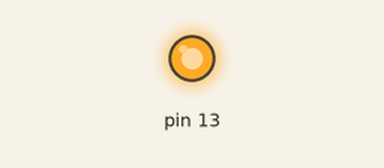
Recording of a sketch running on a simulated Arduino Uno, built with avr-gcc and run on an emulated ATmega328P. Parts: output pins drawn as LEDs (lit = HIGH).

Above: at 0.1 s.
At 10.2 s:
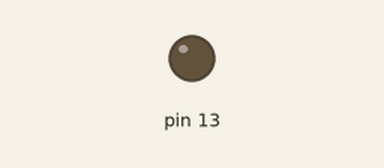
Timing chart, 0 to 11.7 s (numbered marks = the images above):
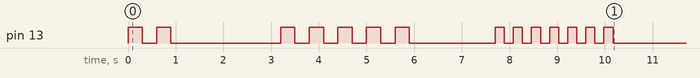

The sketch:

first_fancktion_22.ino
```cpp
void setup() {
pinMode(13,OUTPUT);
Blink(2,300);
 delay(2000);
Blink(5,300);
 delay(1500);
Blink(7,190);
}

void loop() {
}
void Blink(int t, int D){
for(;t>0;t--)
{
digitalWrite(13, HIGH);
 delay(D);
digitalWrite(13, LOW);
 delay(D);}
}
```
